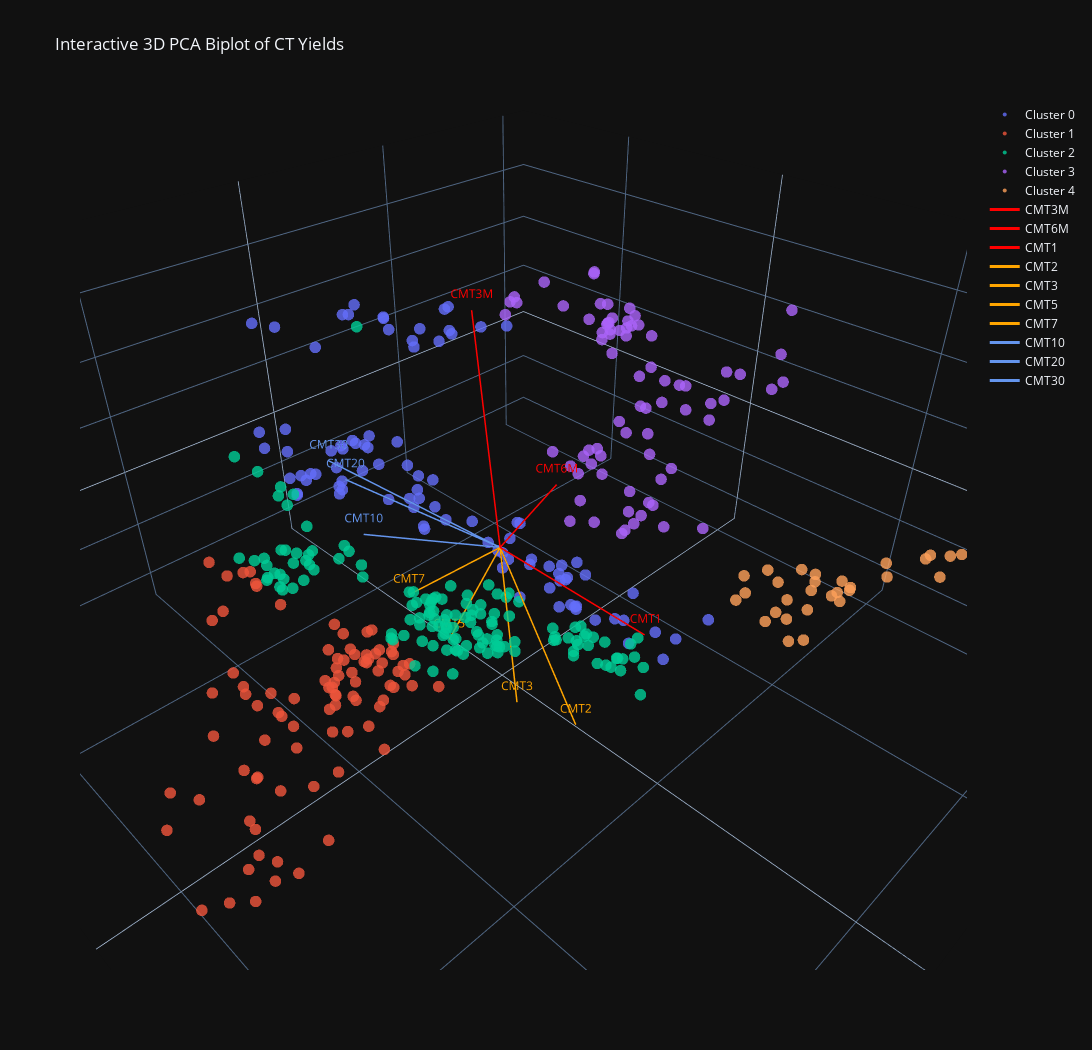

The cell this chart's notebook holds for it:
### Markdown cell above
### The BiPlot:

Specifically, in a 3D PCA biplot, the three axes represent the three PC scores (PC1, PC2, and PC3). As we can guess, each axis captures the variance in the data along that pc, which is a linear combination of the original variables that explains the greatest amount of variance in the dataset. The relative lengths of these axes indicate how much variance each principal component captures. In 3D space, we can notice obvious clusters - a shift in clusters over time can represent a narrative shift in USTs  - something that we will explore below. We also represent the original variables (CMT rates in our case) as vectors or, mathematically, as the eigenvectors of the covariance matrix. By definition, the direction of each vector shows how much a variable influences each PC. A variable that points strongly in the direction of a particular axis (PC1, PC2, or PC3) has a strong influence on that principal component.

Below is an interactive BiPlot of UST CMT Yields from 2023 - Q3 2024

### Code cell
pc3_ct_df = run_pca_yield_curve(
    df=cmt_yields_df.set_index("Date"),
    is_cmt_df=True,
    n_components=3,
    show_3d_plot=True,
    show_clusters=True,
    num_clusters=5,
)
